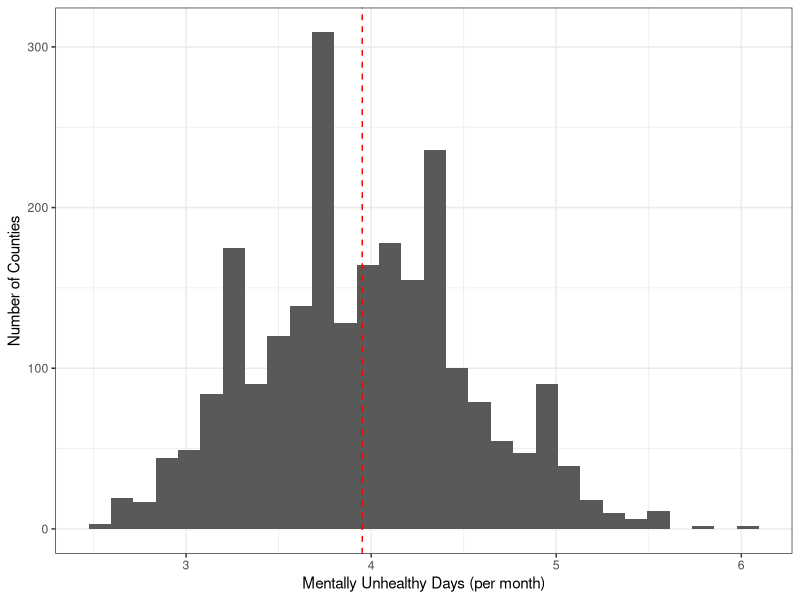
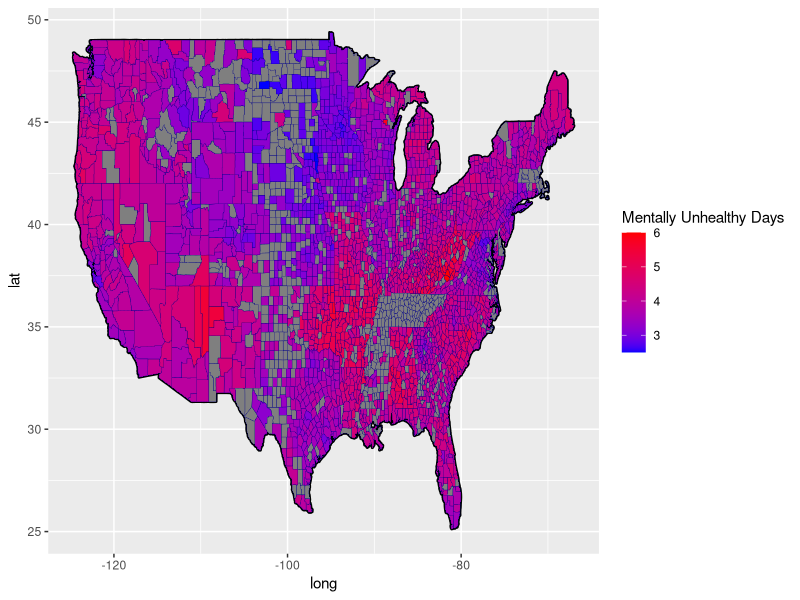
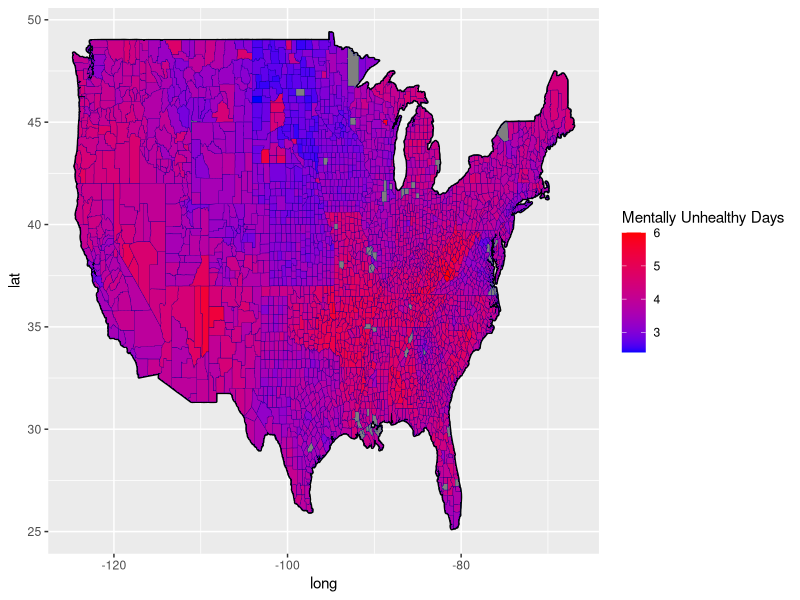

These figures' R source, in order: (Note: this script raises an error after producing the figures.)
# load libraries
library(kableExtra)                     # for printing tables
library(cowplot)                        # for side by side plots
library(lubridate)                      # for dealing with dates
library(maps)                           # for creating maps
library(tidyverse)
library()

# read in the cleaned data
mental_health = read_csv("data/clean/mental_health_clean.csv")

# to do:
# pick features and explore relationship with mentally_unhealthy response

# create histogram of mentally unhealthy days
# save the mean
mean <- mean(mental_health$mentally_unhealthy_days)

# plot mentally_unhealthy days and draw line at the mean
p = mental_health %>%
  ggplot(aes(x = mentally_unhealthy_days)) + 
  geom_histogram() +
  geom_vline(xintercept = mean,
             linetype = "dashed",
             col = "red") +
  labs(x = "Mentally Unhealthy Days (per month)", 
       y = "Number of Counties") +
  theme_bw()

# save the histogram
ggsave(filename = "results/response-histogram.png", 
       plot = p, 
       device = "png", 
       width = 5, 
       height = 3)

# create a heatmap of mentally unhealthy days for cleaned dataset
p2 = map_data("county") %>%
  as_tibble() %>% 
  left_join(mental_health %>% 
              rename(region = state, 
                     subregion = name,
                     `Mentally Unhealthy Days` = mentally_unhealthy_days) %>% 
              mutate(region = str_to_lower(region), 
                     subregion = str_to_lower(subregion)), 
            by = c("region", "subregion")) %>%
  ggplot() + 
  geom_polygon(data=map_data("state"), 
               aes(x=long, y=lat, group=group),
               color="black", fill=NA, size = 1, alpha = .3) + 
  geom_polygon(aes(x=long, y=lat, group=group, fill = `Mentally Unhealthy Days`),
               color="darkblue", size = .1) +
  scale_fill_gradient(low = "blue", high = "red") 

ggsave(filename = "results/map-clean.png", 
       plot = p2, 
       device = "png", 
       width = 7, 
       height = 4)

# create a heatmap of mentally unhealthy days for original health dataset
health_data_clean <- read_csv("data/clean/health_data_clean.csv")

p3 = map_data("county") %>%
  as_tibble() %>% 
  left_join(health_data_clean %>% 
              rename(region = state, 
                     subregion = name,
                     `Mentally Unhealthy Days` = `Mentally Unhealthy Days`) %>% 
              mutate(region = str_to_lower(region), 
                     subregion = str_to_lower(subregion)), 
            by = c("region", "subregion")) %>%
  ggplot() + 
  geom_polygon(data=map_data("state"), 
               aes(x=long, y=lat, group=group),
               color="black", fill=NA,size = 1, alpha = .3) + 
  geom_polygon(aes(x=long, y=lat, group=group, fill = `Mentally Unhealthy Days`),
               color="darkblue", size = .1) +
  scale_fill_gradient(low = "blue", high = "red")

ggsave(filename = "results/map-all.png", 
       plot = p3, 
       device = "png", 
       width = 7, 
       height = 4)

# examine top 10 counties with lowest mentally unhealthy days
mental_health_clean %>%
  arrange(mentally_unhealthy_days) %>%
  select(state, name, mentally_unhealthy_days) %>%
  head(10) %>%
  kable(format = "latex",
        booktabs = TRUE, 
        col.names = c("State", "County", "Mentally Unhealthy Days"),
        caption = "Top 10 counties with lowest mentally unhealthy days") %>%
  save_kable("low-days.pdf")

# examine top 10 counties with highest mentally unhealthy days
mental_health_clean %>%
  arrange(desc(mentally_unhealthy_days)) %>%
  select(state, name, mentally_unhealthy_days) %>%
  head(10) %>%
  kable(format = "latex",
        booktabs = TRUE, 
        col.names = c("State", "County", "Mentally Unhealthy Days"),
        caption = "Top 10 counties with highest mentally unhealthy days") %>%
  save_kable("high-days.pdf")
  
  
